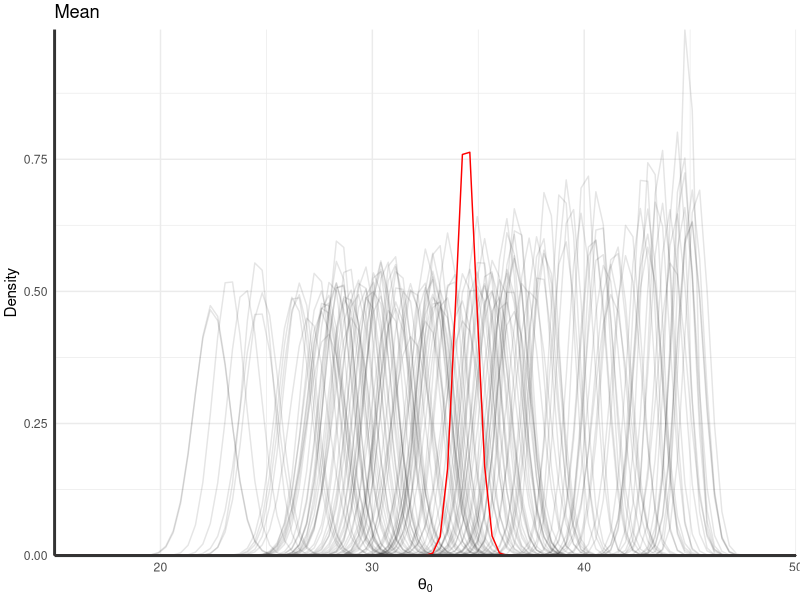
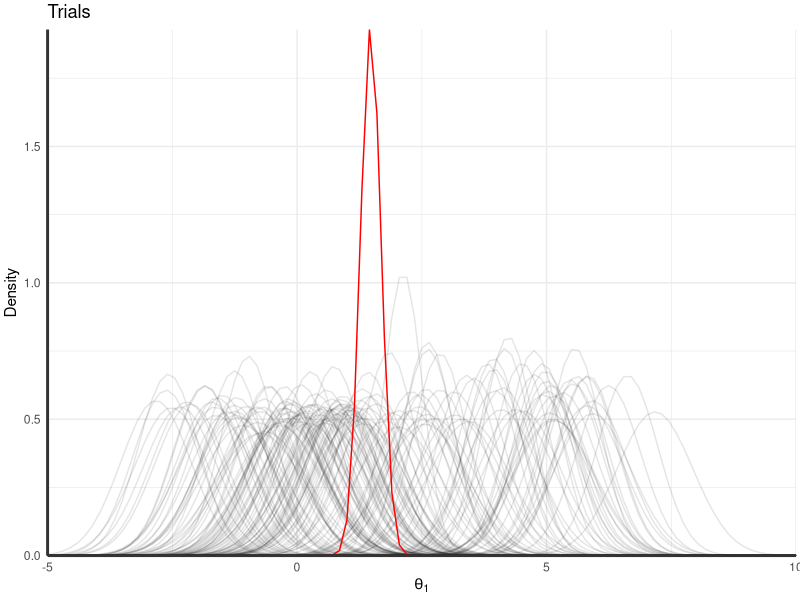
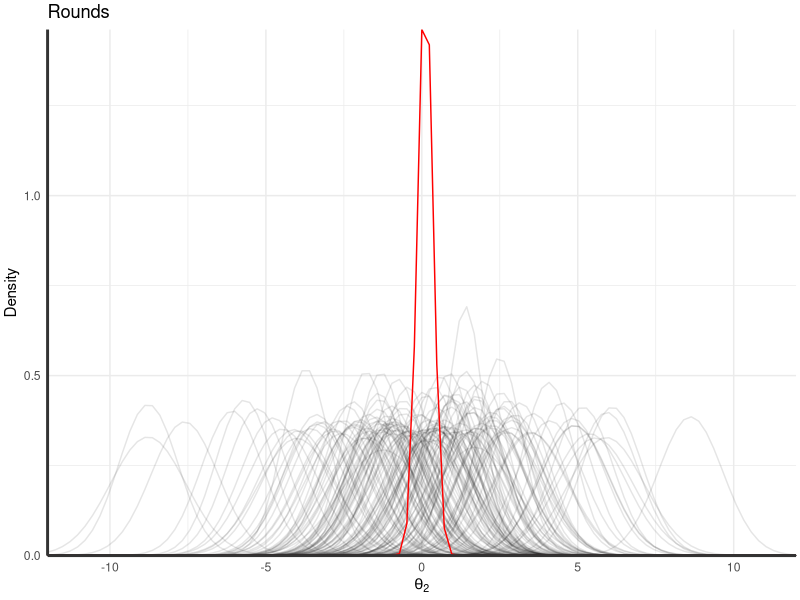

These figures' R source, in order:
rm(list=ls())

library(ggplot2)
library(plyr)
library(gridExtra)

dm<-read.csv("learning.csv")
dat<-read.csv("kwgdata.csv")

dat$agegroup<-ifelse(dat$age<9, "7-8", dat$age)
dat$agegroup<-ifelse(dat$age>=9 & dat$age <12, "9-11", dat$agegroup)
dat$agegroup<-ifelse(dat$age>18, ">18", dat$agegroup)
dat<-ddply(dat, ~id, summarise, agegroup=agegroup[1])

#First plot, intercept
p1<-ggplot(data.frame(x = c(15, 50)), aes(x)) + 
  mapply(function(mean, sd, col) {
    stat_function(fun = dnorm, args = list(mean = mean, sd = sd), col = "black", alpha=0.1)
  }, 
  # enter means, standard deviations and colors here
  mean = dm$mean[4:163], 
  sd = dm$sd[4:163]
  )+
  stat_function(fun = dnorm, args = list(mean = dm$mean[1], sd = dm$sd[1]), col = "red")+
  theme_minimal()+
  scale_x_continuous(expand = c(0, 0))+
  scale_y_continuous(expand = c(0, 0))+
  ggtitle("Mean")+xlab(expression(theta[0]))+
  ylab("Density")+
  #various theme changes including reducing white space and adding axes
  theme(axis.line.x = element_line(color="grey20", size = 1),
        axis.line.y = element_line(color="grey20", size = 1), 
        panel.spacing.x=unit(0.2, "lines"),
        panel.spacing.y=unit(1, "lines"),
        plot.margin = unit(c(0.1, 0.1, 0.1, 0.1), "cm"))

p1

#Second plot, trials
p2<-ggplot(data.frame(x = c(-5, 10)), aes(x)) + 
  mapply(function(mean, sd, col) {
    stat_function(fun = dnorm, args = list(mean = mean, sd = sd), col = "black", alpha=0.1)
  }, 
  # enter means, standard deviations and colors here
  mean = dm$mean[324:483], 
  sd = dm$sd[324:483])+
  stat_function(fun = dnorm, args = list(mean = dm$mean[3], sd = dm$sd[3]), col = "red")+
  theme_minimal()+
  scale_x_continuous(expand = c(0, 0))+
  scale_y_continuous(expand = c(0, 0))+
  ggtitle("Trials")+xlab(expression(theta[1]))+
  ylab("Density")+
  #various theme changes including reducing white space and adding axes
  theme(axis.line.x = element_line(color="grey20", size = 1),
        axis.line.y = element_line(color="grey20", size = 1), 
        panel.spacing.x=unit(0.2, "lines"),
        panel.spacing.y=unit(1, "lines"),
        plot.margin = unit(c(0.1, 0.1, 0.1, 0.1), "cm"))

p2

#Third plot, rounds
p3<-ggplot(data.frame(x = c(-12, 12)), aes(x)) + 
  mapply(function(mean, sd, col) {
    stat_function(fun = dnorm, args = list(mean = mean, sd = sd), col = "black", alpha=0.1)
  }, 
  # enter means, standard deviations and colors here
  mean = dm$mean[164:323], 
  sd = dm$sd[164:323])+
  stat_function(fun = dnorm, args = list(mean = dm$mean[2], sd = dm$sd[2]), col = "red")+
  theme_minimal()+
  scale_x_continuous(expand = c(0, 0))+
  scale_y_continuous(expand = c(0, 0))+
  ggtitle("Rounds")+xlab(expression(theta[2]))+
  ylab("Density")+
  #various theme changes including reducing white space and adding axes
  theme(axis.line.x = element_line(color="grey20", size = 1),
        axis.line.y = element_line(color="grey20", size = 1), 
        panel.spacing.x=unit(0.2, "lines"),
        panel.spacing.y=unit(1, "lines"),
        plot.margin = unit(c(0.1, 0.1, 0.1, 0.1), "cm"))

p3

#save them all
pdf("trialsandrounds.pdf", width=12, height=4)
grid.arrange(p1,p2,p3, nrow=1)
dev.off()
